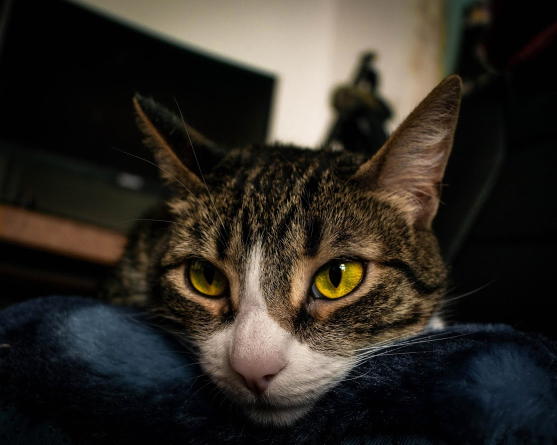
#> input picture images/coyoya.jpg, 1113 x 890 px (shown at 1/2 size)
$ jupyter execute --allow-errors hwk01.ipynb   (shell and % lines are left out)
#> lines starting #> are read from the running program, lines starting #| are printed output that depends on the picture; long printed decimals are rounded
# MAT281 - Tarea 1

## SVD y Gatitos

En este ejercicio utilizaremos la descomposición valor singular con tal de comprimir imágenes, si bien hay algoritmos mucho mejores para esto, será un ejercicio muy ilustrativo.

### Recuerdo

La descomposición SVD de una matriz $A$ de tamaño $m \times n$ posee la siguiente forma
$$
A = U \Sigma V^H
$$
donde $\Sigma$ es diagonal $m \times n$, mientras que $U$ y $V$ son matrices unitarias $m \times m$ and $n \times n$, respectivamente. Los elementos diagonales de $\Sigma$ son no-negativos y aquellos valores positivos son llamados **valores singulares** de $A$. Como convención los valores singulares se listan en orden decreciente a lo largo de la diagonal. Las columnas de $U$ y $V$ son llamadas **vectores singulares** izquierdos y derechos respectivamente.

PD: Recuerda que $A^H = \bar{A}^\top$, es decir, la matriz traspuesta de la matriz conjugada.

[cell 1]
import numpy as np
from scipy.linalg import svd

np.random.seed(42)  # Para reproducibilidad de resultados

Por ejemplo para una matriz de $2 \times 2$:

[cell 2]
A = np.array([[0.1, 0.5], [0.4, 0.8]])
u, s, vh = svd(A)

#### Ejercicio 1

(5 puntos)

Define la función `svd_validaton` tal que:

1. El _input_ sea un arreglo bidimensional `A` de tamaño $m \times n$.
2. Obtenga la descomposición valor singular de `A`.
3. Retorne `True` o `False` si es que se cumple la igualdad
$$
A = \sum_{l=1}^{\min(m, n)} \sigma_l \; u_l v_l^H,
$$
donde $\sigma_l$ corresponden a los valores singulares de $A$, mientras que $u_i$ y $v_j$ a las columnas de $U$ y $V$ respectivamente. Hint: Utiliza `np.allclose` con la tolerancia por defecto.

[cell 3]
def svd_validation(A):
    u, s, vh = svd(A)
    m, n = A.shape
    A_sumatoria = np.zeros(shape=(m,n))
    for i in range(min(m, n)):
        A_sumatoria += s[i]*np.outer(u[:,i],vh[i,:])
    return np.allclose(A_sumatoria,A)

[cell 4]
A_test = np.random.randint(100, size=(20, 5))
svd_validation(A_test)

### Geometría

Considerar una matriz `A` como un operador lineal tiene una interpretación geométrica muy sencilla, transforma una (hyper)-esfera en una (hyper)-elipse. Por ejemplo, consideremos una esfera unitaria en $\mathbb{R}^2$.

[cell 5]
import matplotlib.pyplot as plt

[cell 6]
def show_circle(circle):
    plt.plot(circle[0, :], circle[1, :])
    plt.axis('image');

[cell 7]
t = np.linspace(0, 3.5 * np.pi , num=300)
l = np.linspace(-1, 1, num=10)
z = np.zeros_like(l)
circle = np.array(
    [
        np.concatenate([l, np.cos(t), z]),
        np.concatenate([z, np.sin(t), l])
    ]
)

show_circle(circle)

Luego, al utilizar `A` como un operador lineal, es decir $A C$.

[cell 8]
print(A)

[cell 9]
show_circle(A @ circle)

#### Ejercicio 2

(5 puntos)

* Obtén la descomposición SVD de $A$, tal que $A = U \Sigma V^H$.
* Grafica el resultado de aplicar los siguientes operadores lineales a la circunferencia unitaria:
    - $U$
    - $\Sigma$
    - $V^H$
* Explica con tus palabras la transformación de la circunferencia unitaria luego de aplicar los operadores anteriores, ¿Influye en algo que $U$ y $V$ sean unitarias?
* ¿Qué relación tienen los operadores anteriores respecto a aplicar el operador lineal $A$?

[cell 10]
u, s, vh = svd(A)
svd_validation(A)

[cell 11]
show_circle(u@circle)

[cell 12]
show_circle(np.diag(s)@circle)
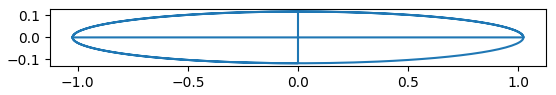
#> figure drawn by matplotlib, 1 panel

[cell 13]
show_circle(vh@circle)
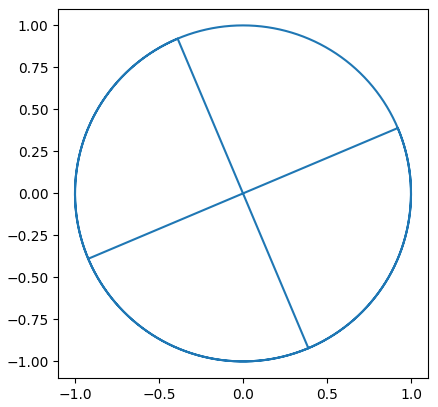
#> figure drawn by matplotlib, 1 panel

__Respuesta:__ Al aplicar U y V a la circunferencia unitaria, se observa que la circunferencia solo rota, pero mantiene constante e iguales su radio. Esto se puede explicar debido a que U y V son unitarias, ya que de no ser así, también cambiaría su forma a una elipse. Al aplicar S a la circunferencia unitaria, se observa que mantiene su dirección (no rota), pero si cambia su forma a una elipse marcada.

__Respuesta:__ En este caso, los operadores U, V y S (sigma) están descompuestos, por lo que cada una de estas operaciones se visualiza "por separado". Al juntarlas, como ocurre con el operador A (que no ha pasado por el proceso de descomposición), se aplican las rotaciones y el cambio de forma de una sola vez.

### Aproximación Rango Menor

Existen muchas maneras de expresar una matriz como una suma de matrices de menor rango, por ejemplo:

$$
\begin{bmatrix}
a & b \\
c & d
\end{bmatrix}
=
\begin{bmatrix}
a & 0 \\ 0 & 0
\end{bmatrix}
+
\begin{bmatrix}
0 & b \\ 0 & 0
\end{bmatrix}
+
\begin{bmatrix}
0 & 0 \\ c & 0
\end{bmatrix}
+
\begin{bmatrix}
0 & 0 \\ 0 & d
\end{bmatrix}.
$$

Cada una de las matrices del lado derecho pueden tener rango a lo más 1.

En el primer ejercicio demostraste que la descomposición SVD $A$ puede ser expresada como una suma de matrices. Sin embargo, cada una de estas matrices tiene rango 1! Esto pues cada una de estas matrices se forma a partir de los productos externos entre los vectores $u_l$ y $v_l$, es decir $u_l v_l^H$.

La pregunta natural es:

_¿Cómo obtener una buena aproximación de $A$ utilizando matrices de rango muy bajo?_

Bueno, aquí va un teorema.

__Teorema 1:__

Sea $A$ matriz de tamaño $m \times n$. Para cualquier $0 \le \ell \le r = \text{rank}(A)$, se define la matriz
$$
A_\ell = \sum_{j=1}^{\ell} \sigma_j u_j v_j^*,
$$
utilizando los valores singulares $\sigma_j$ y los vectores singulares (izquierdos y derechos) $u_j, v_j$ de $A$,  i.e., $A_\ell$ se compone de la suma de los primeros $\ell$ términos de la descomposición SVD escrita como una suma de productor externos. Luego, el mínimo de  $\| A - B \|_F$ sobre todas las matrices $B$ de tamaño $m \times n$ y rango no mayor a $\ell$ se obtiene por $\| A - A_\ell \|_F$ y el mínimo que se alcanza es  $(\sigma_{\ell+1}^2 + \cdots + \sigma_r^2)^{1/2}$.

Recuerda que la norma de Frobenius se define como

$$
\| A \|_F = \bigg( \sum_{i, j} |A_{ij}|^2 \bigg)^{1/2}.
$$

Motivaremos el ejercicio utilizando imágenes en escala de grises ya que es muy intuitivo, fácil de ver y se puede considerar que la imagen es una matriz.

[cell 14]
from pathlib import Path
from PIL import Image

[cell 15]
# Utilizaremos una foto de una de mis gatitas c:
cat = Image.open(Path().resolve().parent / "images" / "coyoya.jpg").convert('L')
cat

Para convertirla en un numpy array basta con:

[cell 16]
cat_np = np.array(cat)
print(cat_np.shape)
#| (890, 1113)

#### Ejercicio 3

(10 puntos)

Define la función `low_rank_svd_approximation` tal que:

* Los inputs sean $A$ (la imagen convertida un `np.array` de dimensión 2) y un valor entero $\ell$ que represente la cantidad de términos a sumar de la despomposición SVD (respecto al teorema anterior).
* Retorne la aproximación $A_\ell$
* Imprima el error de la aproximación utilizando la norma de Frobenius.

Luego prueba tu función y observa la imagen con distintos valores de $\ell$.

[cell 17]
def low_rank_svd_approximation(A, l):
#> called with l = 10
    u, s, vh = svd(A)
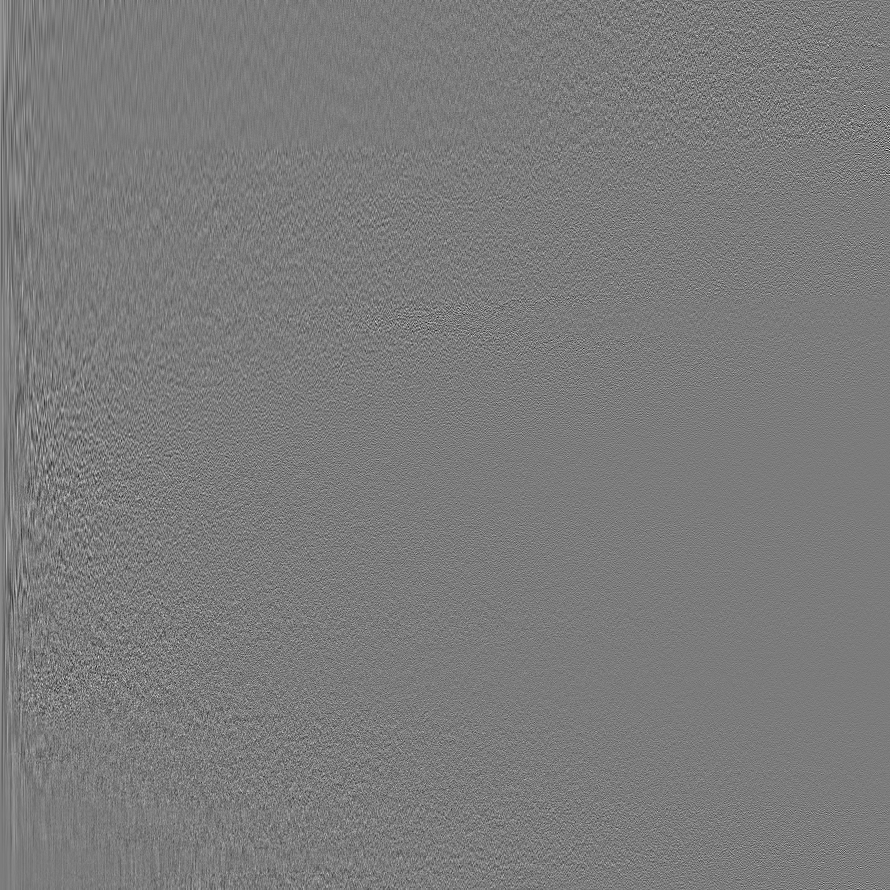
#> u: shape (890, 890) float32; min -0.27, max 0.286, mean 4.09e-05; drawn with min black and max white
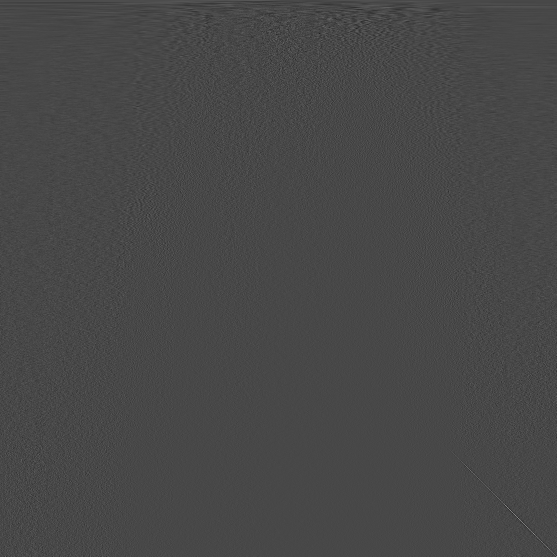
#> vh: shape (1113, 1113) float32 (shown at 1/2 size); min -0.263, max 0.668, mean 3.97e-05; drawn with min black and max white
#> s = 890 values, max 62637.2 at index 0, min 2.25 at index 889, mean 418.9
    m, n = A.shape
#> m = 890; n = 1113
    A_l = np.zeros(shape=(m,n))
    for i in range(l):
        A_l += s[i]*np.outer(u[:,i],vh[i,:])
    A_F= np.sqrt(np.sum(np.abs(A - A_l)**2))
#> A_F = 16044.7
    print(f"La norma de Frobenius es: {A_F}")
#| La norma de Frobenius es: 16044.655
    return A_l

[cell 18]
cat10 = low_rank_svd_approximation(cat_np, l=10)
plt.imshow(cat10, cmap='gray');

[cell 19]
cat50 = low_rank_svd_approximation(cat_np, l=50)
#| La norma de Frobenius es: 8143.299
plt.imshow(cat50, cmap='gray');

#### Ejercicio 4

(15 puntos)

En el ejercicio anterior fijaste un rango máximo y obtuviste la aproximación, sin embargo, en otro contexto, te gustaría fijar una tolerancia de error y obtener la mejor aproximación.

Define la función `low_rank_svd_tol_approximation` tal que:

* Los inputs sean $A$ (la imagen convertida un `np.array` de dimensión 2) y $\varepsilon$ (tolerancia relativa) tal que
$$
\left(\frac{\sigma_{\ell+1}^2 + \cdots + \sigma_r^2}{\sigma_1^2 + \cdots + \sigma_r^2}\right)^{1/2} \le \varepsilon.
$$
* Imprima $\ell(\varepsilon)$, es decir, el mayor rango aproximado de $A$ tal que el error de aproximación sea a lo más $\varepsilon$.
* Retorne la aproximación $A_{\ell(\varepsilon)}$

Luego prueba tu función y observa la imagen con distintos valores de $\varepsilon$.

[cell 20]
def low_rank_svd_tol_approximation(A, tol):
#> called with tol = 0.1
    u, s, vh = svd(A)
    m, n = A.shape
#> m = 890; n = 1113
    A_l = np.zeros(shape=(m,n))
    l = 0
    for k in range(m):
        for i in range(l):
            A_l += s[i]*np.outer(u[:,i],vh[i,:])
        A_F = np.sqrt(np.sum(np.abs(A - A_l)**2))
        A_FA = np.sqrt(np.sum(np.abs(A)**2))
        if (A_FA/A_F) <= tol:
            print(f"el valor de l(e) es: {l}")
            return A_l
        else:
            l += 1
#> this loop made 4 passes
#> A_F on passes 1 to 4: 72547.7, 36602.5, 69266.9, 129850.9
#> after the loop, l = 3
#> this loop made 15 passes
#> A_F on passes 1 to 12: 72547.7, 36602.5, 69266.9, 129850.9, 194762.3, 261236.4, 328720.4, 396875.3, 465553.8, 534641, 604051.1, 673723.8
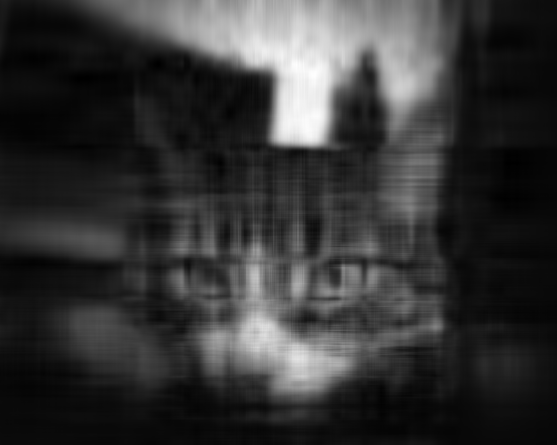
#> A_l: shape (890, 1113) float64 (shown at 1/2 size); min -85.92, max 3285.6, mean 613.4; drawn with min black and max white
#> after the loop, l = 14

[cell 21]
cat_e1 = low_rank_svd_tol_approximation(cat_np, tol=1.e-1)
plt.imshow(cat_e1, cmap='gray');

[cell 22]
cat_e2 = low_rank_svd_tol_approximation(cat_np, tol=1.e-2)
plt.imshow(cat_e2, cmap='gray');

#### Ejercicio 5

(5 puntos)

Utilizando alguna imagen de tu preferencia utiliza ambas

[cell 23]
your_img_name = "catalino"
your_img = Image.open(Path().resolve().parent / "images" / "catalino.jpeg" ).convert('L')
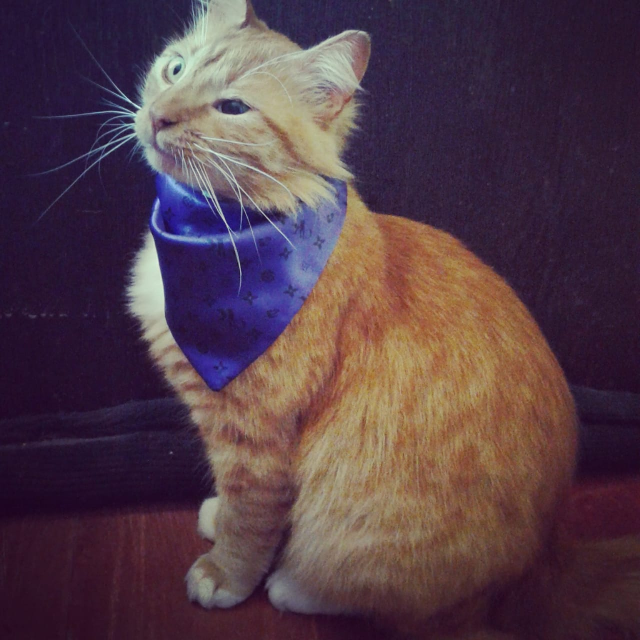
#> input picture images/catalino.jpeg, 1280 x 1280 px (shown at 1/2 size)
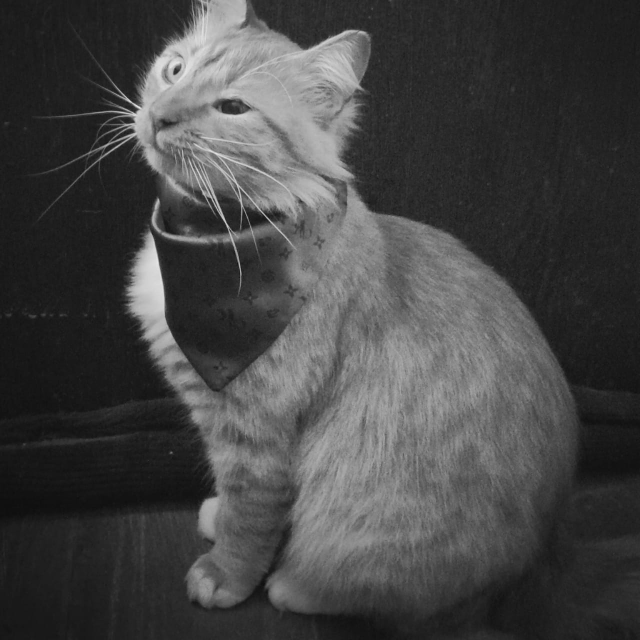
#> your_img: PIL image 1280x1280 L (shown at 1/2 size); min 12, max 243, mean 69
your_img

[cell 24]
your_img_np = np.array(your_img)

[cell 25]
your_img10 = low_rank_svd_approximation(your_img_np, l=10)
#> call 3 of low_rank_svd_approximation, with l = 10
#> in low_rank_svd_approximation (call 3), `u, s, vh = svd(A)`: s = 1280 values, max 98836.2 at index 0, min 0.00634 at index 1279, mean 309.1
#> after the loop in low_rank_svd_approximation (call 3), `for i in range(l):`:
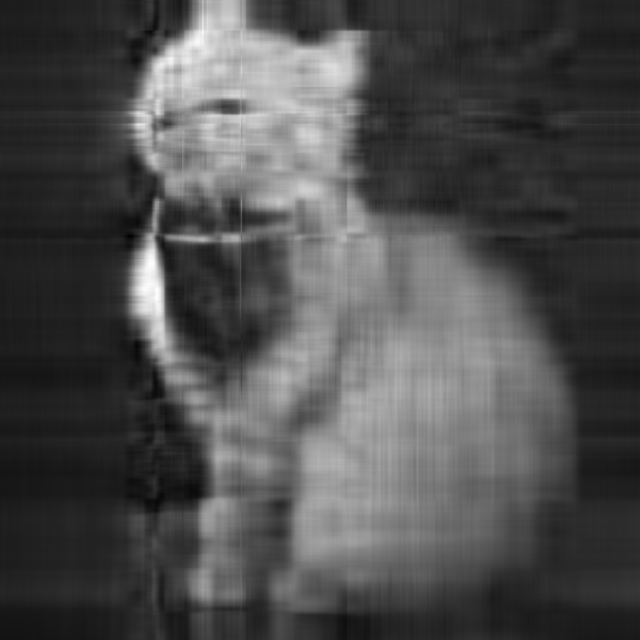
#> A_l: shape (1280, 1280) float64 (shown at 1/2 size); min -1.28, max 229.1, mean 68.9; drawn with min black and max white
#> in low_rank_svd_approximation (call 3), `A_F= np.sqrt(np.sum(np.abs(A - A_l)**2))`: A_F = 15109
#| La norma de Frobenius es: 15109.021
plt.imshow(your_img10, cmap='gray');

[cell 26]
your_img50 = low_rank_svd_approximation(your_img_np, l=50)
#| La norma de Frobenius es: 7225.015
plt.imshow(your_img50, cmap='gray');

[cell 27]
your_img_e1 = low_rank_svd_tol_approximation(your_img_np, tol=1.e-1)
#> the loop in low_rank_svd_tol_approximation, `for k in range(m):` made 4 passes
#> A_F on passes 1 to 4: 107287.2, 41736.6, 103432.4, 201282.8
#> after the loop in low_rank_svd_tol_approximation, `for k in range(m):`:
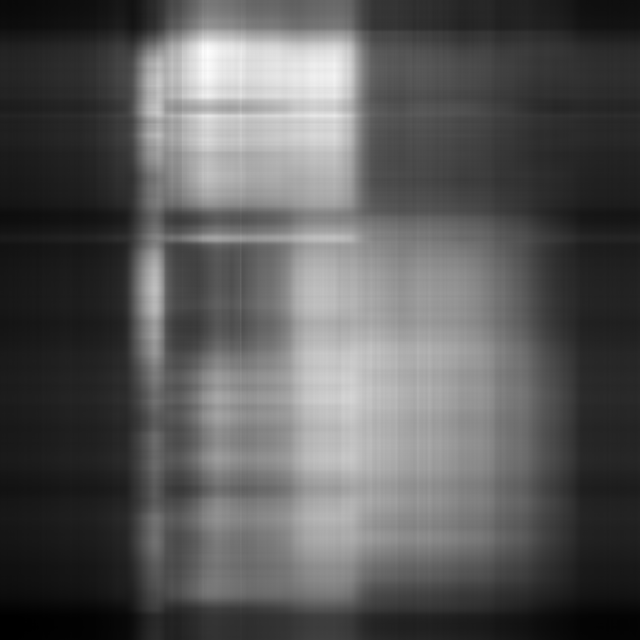
#> A_l: shape (1280, 1280) float64 (shown at 1/2 size); min 30.16, max 533.4, mean 206.2; drawn with min black and max white
#> after the loop in low_rank_svd_tol_approximation, `for k in range(m):`: l = 3
plt.imshow(your_img_e1, cmap='gray');

[cell 28]
your_img_e2 = low_rank_svd_tol_approximation(your_img_np, tol=1.e-2)
#> the loop in low_rank_svd_tol_approximation, `for k in range(m):` made 15 passes
#> A_F on passes 1 to 12: 107287.2, 41736.6, 103432.4, 201282.8, 303249, 406647.5, 510794.7, 615399.9, 720333.4, 825525.8, 930917.9, 1036469.8
#> after the loop in low_rank_svd_tol_approximation, `for k in range(m):`:
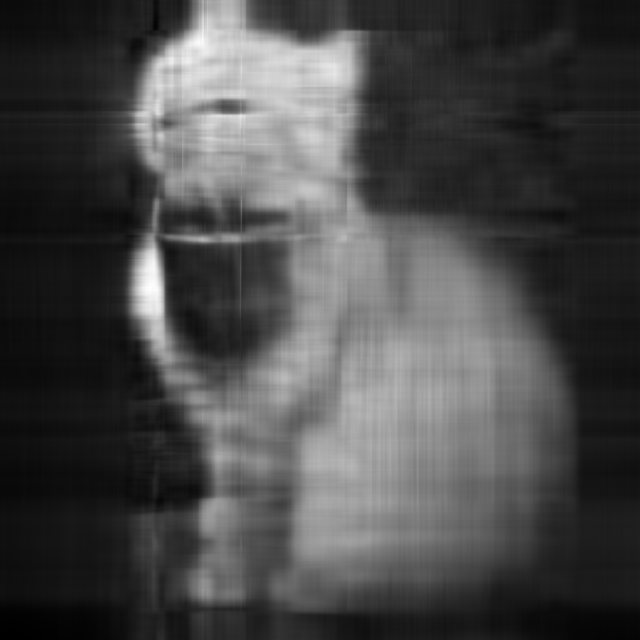
#> A_l: shape (1280, 1280) float64 (shown at 1/2 size); min 194.7, max 2891.7, mean 964.1; drawn with min black and max white
#> after the loop in low_rank_svd_tol_approximation, `for k in range(m):`: l = 14
